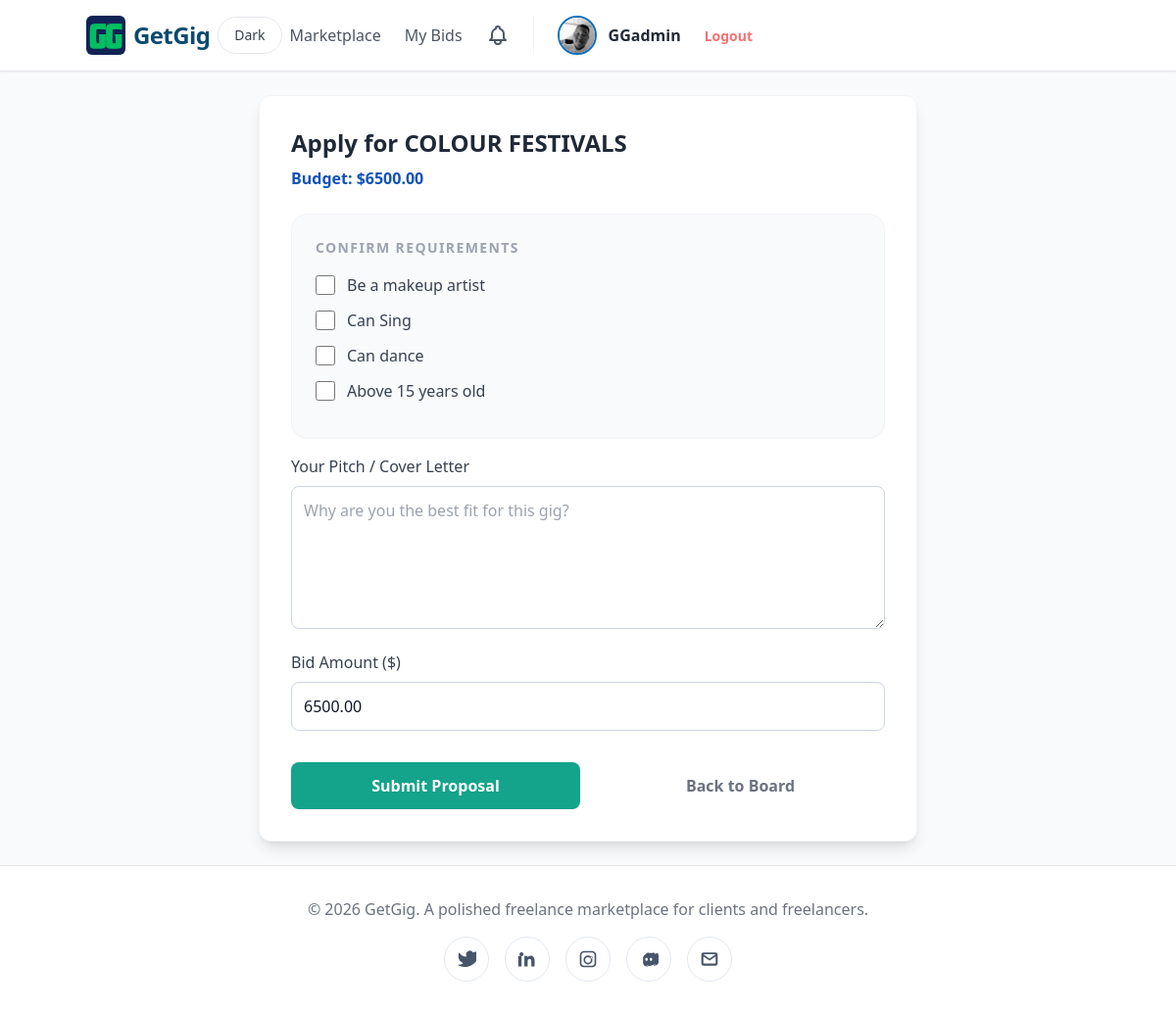
The app's page /projects/apply/14/ (signed in) with its own data.
### users/models.py (models this page shows, shortened)
class CustomUser(AbstractUser):
    USER_TYPE_CHOICES = (
        ('client', 'Client'),
        ('freelancer', 'Freelancer'),
    )
    user_type = models.CharField(max_length=10, choices=USER_TYPE_CHOICES, default='freelancer')
    profile_image = models.ImageField(upload_to='profiles/', default='profiles/default.png')
    bio = models.TextField(blank=True)
    profile_image = models.ImageField(upload_to='profiles/', blank=True, null=True)
    company_name = models.CharField(max_length=100, blank=True)
    skills = models.CharField(max_length=255, blank=True)

### projects/models.py (models this page shows, shortened)
class Project(models.Model):
    client = models.ForeignKey(settings.AUTH_USER_MODEL, on_delete=models.CASCADE, related_name='projects')
    title = models.CharField(max_length=200)
    description = models.TextField()
    budget = models.DecimalField(max_digits=10, decimal_places=2)
    deadline = models.DateField()
    created_at = models.DateTimeField(auto_now_add=True)
    image = models.ImageField(upload_to='project_images/', blank=True, null=True)
    requirements = models.JSONField(default=list, blank=True)
    status = models.CharField(
        max_length=20,
        choices=[('active', 'Active'), ('closed', 'Closed Early'), ('ended', 'Ended')],
        default='active'
    )
    @property
    def is_ended(self):
        if self.status in ['ended', 'closed']:
            return True
        return self.deadline < timezone.localdate()
    @property
    def can_apply(self):
        return not self.is_ended

### projects/views.py (the view)
# urls.py: path('apply/<int:project_id>/', views.apply_to_project, name='apply_to_project'),
@login_required
def apply_to_project(request, project_id):
    project = get_object_or_404(Project, id=project_id)
    if request.user.user_type != 'freelancer':
        return redirect('projects:client_dashboard')
    has_active_application = Application.objects.filter(
        project=project,
        freelancer=request.user
    ).exclude(status='archived').exists()
    if has_active_application:
        messages.info(request, "Already applied to the current active round.")
        return redirect('projects:freelancer_dashboard')
    if not project.can_apply:
        messages.error(request, "This gig is no longer accepting applications.")
        return redirect('projects:freelancer_dashboard')
    if request.method == 'POST':
        form = ApplicationForm(request.POST)
        if form.is_valid():
            application = form.save(commit=False)
            application.project = project
            application.freelancer = request.user
            application.met_requirements = request.POST.getlist('met_requirements')
            application.save()
            Notification.objects.create(
                user=project.client,
                message=f"New application for '{project.title}'."
            )
            messages.success(request, "Application submitted successfully!")
            return redirect('projects:freelancer_dashboard')
    else:
        form = ApplicationForm()
    return render(request, 'freelancers/apply.html', {'form': form, 'project': project})

### projects/forms.py
class ApplicationForm(forms.ModelForm):
    class Meta:
        model = Application
        fields = ['cover_letter', 'bid_amount']

### templates/freelancers/apply.html (shortened to what this page needs)
{% extends 'base.html' %}
{% block content %}
<div class="max-w-2xl mx-auto">
    <div class="bg-white dark:bg-slate-900 p-8 rounded-xl shadow-lg border border-gray-100 dark:border-slate-700">
        <h2 class="text-2xl font-bold text-gray-800 dark:text-slate-100 mb-2">Apply for {{ project.title }}</h2>
        <p class="text-ocean font-semibold mb-6">Budget: ${{ project.budget }}</p>
        <form method="post" class="space-y-4">
            <div class="bg-slate-50 dark:bg-slate-900 p-6 rounded-2xl mb-8 border border-gray-100 dark:border-slate-700">
    <h3 class="text-sm font-black text-gray-400 dark:text-slate-400 uppercase tracking-widest mb-4">Confirm Requirements</h3>
    {% for req in project.requirements %}
    <div class="flex items-center mb-3">
        <input type="checkbox" name="met_requirements" value="{{ req }}" class="w-5 h-5 rounded border-gray-300 text-ocean focus:ring-ocean mr-3">
        <label class="text-gray-700 font-medium">{{ req }}</label>
    </div>
    {% endfor %}
</div>
            <div>
                <label class="block text-gray-700 dark:text-slate-200 font-medium mb-2">Your Pitch / Cover Letter</label>
                <textarea name="cover_letter" rows="5" class="w-full p-3 border rounded-lg focus:ring-2 focus:ring-mint outline-none bg-white dark:bg-slate-800 dark:text-slate-100" placeholder="Why are you the best fit for this gig?"></textarea>
            </div>
            <div>
                <label class="block text-gray-700 dark:text-slate-200 font-medium mb-2">Bid Amount ($)</label>
                <input type="number" name="bid_amount" value="{{ project.budget }}" class="w-full p-3 border rounded-lg focus:ring-2 focus:ring-mint outline-none bg-white dark:bg-slate-800 dark:text-slate-100">
            </div>
            <div class="flex space-x-4 pt-4">
                <button type="submit" class="flex-1 bg-[#14A38B] text-white py-3 rounded-lg font-bold hover:bg-teal-600 transition">
                    Submit Proposal
                </button>
                <a href="{% url 'projects:freelancer_dashboard' %}" class="flex-1 text-center py-3 text-gray-500 dark:text-slate-300 hover:text-gray-800 dark:hover:text-slate-100 font-semibold">
                    Back to Board
                </a>
            </div>
        </form>
    </div>
</div>
{% endblock %}

### templates/base.html (shortened to what this page needs)
{% load static %}
{% load pwa %}
<!DOCTYPE html>
<html lang="en">
<head>
    <script src="https://cdn.tailwindcss.com"></script>
</head>
<body class="bg-slate-50 text-slate-900 min-h-screen flex flex-col transition-colors duration-300 dark:bg-slate-950 dark:text-slate-100">
    <nav class="bg-white border-b border-gray-200 p-4 shadow-sm transition-colors duration-300 dark:bg-slate-900 dark:border-slate-700">
        <div class="container mx-auto flex flex-wrap justify-between items-center gap-4">
            <div class="flex items-center space-x-2">
                <a href="/" class="flex items-center space-x-2">
                <img src="{% static 'images/logo.jpg' %}" alt="GetGig Logo" class="h-10 w-auto rounded-md">
                <span class="text-2xl font-bold text-[#0c4a6e] tracking-tight">GetGig</span>
            </a>
            <button id="theme-toggle" type="button" class="inline-flex items-center rounded-full border border-gray-200 bg-white px-4 py-2 text-sm text-gray-700 hover:bg-gray-100 transition-colors duration-200 dark:border-slate-700 dark:bg-slate-800 dark:text-slate-200 dark:hover:bg-slate-700">
                <span id="theme-toggle-text">Dark</span>
            </button>
            <div class="flex items-center space-x-6 font-medium text-gray-600 dark:text-slate-300">
                {% if user.is_authenticated %}
                    {% if user.user_type == 'freelancer' %}
                        <a href="{% url 'projects:freelancer_dashboard' %}" class="hover:text-mint">Marketplace</a>
                        <a href="{% url 'projects:my_bids' %}" class="hover:text-mint">My Bids</a>
                    {% else %}
                        <a href="{% url 'projects:client_dashboard' %}" class="hover:text-mint">Dashboard</a>
                        <a href="{% url 'projects:create_project' %}" class="hover:text-ocean">Post Gig</a>
                    {% endif %}
                    <a href="{% url 'users:notifications' %}" class="text-gray-600 dark:text-slate-300 hover:text-blue-600 relative">
                    </a>
                    <a href="{% url 'users:edit_profile' %}" class="flex items-center space-x-3 group border-l pl-6 border-gray-100 dark:border-slate-700">
                        {% if user.profile_image %}
                            <img src="{{ user.profile_image.url }}" class="w-10 h-10 rounded-full object-cover border-2 border-[#0C6FBD] group-hover:border-mint transition shadow-sm">
                        {% else %}
                            <div class="w-10 h-10 rounded-full bg-[#0C6FBD] text-white flex items-center justify-center font-bold shadow-sm group-hover:bg-blue-700 transition">
                                {{ user.username|first|upper }}
                            </div>
                        {% endif %}
                        <span class="font-bold text-gray-800 dark:text-slate-100 hidden md:inline">{{ user.username }}</span>
                    </a>
                    <form action="{% url 'logout' %}" method="post" class="inline">
                        <button type="submit" class="text-sm font-bold text-red-400 hover:text-red-600 transition">Logout</button>
                    </form>
                {% else %}
                    <a href="{% url 'login' %}" class="hover:text-ocean">Login</a>
                    <a href="{% url 'users:register' %}" class="bg-[#0F52BA] hover:bg-blue-700 text-white px-6 py-2 rounded-lg transition shadow-md">
                        Join GetGig
                    </a>
                {% endif %}
            </div>
        </div>
    </nav>
    <div class="container mx-auto p-6 flex-grow">
        {% block content %}{% endblock %}
    </div>
    <footer class="bg-white border-t border-gray-200 p-8 text-center text-gray-500 transition-colors duration-300 dark:bg-slate-900 dark:border-slate-700 dark:text-slate-400">
        <div class="max-w-6xl mx-auto space-y-4">
            <p>© 2026 GetGig. A polished freelance marketplace for clients and freelancers.</p>
            <div class="flex flex-wrap justify-center gap-4 text-slate-600 dark:text-slate-400">
                <a href="https://twitter.com/getgighq" class="inline-flex items-center justify-center rounded-full border border-slate-200 p-3 transition hover:border-ocean hover:text-ocean dark:border-slate-700 dark:hover:text-mint" aria-label="Twitter">
                    <svg xmlns="http://www.w3.org/2000/svg" viewBox="0 0 24 24" class="h-5 w-5" fill="currentColor"><path d="M23 3a10.9 10.9 0 01-3.14.86A4.48 4.48 0 0012 8.12v1A10.66 10.66 0 013 4s-4 9 5 13a11.64 11.64 0 01-7 2c13 8 27-4 27-15.5a4.5 4.5 0 00-.08-.83A7.72 7.72 0 0023 3z"/></svg>
                </a>
                <a href="https://www.linkedin.com/company/getgig-connect" class="inline-flex items-center justify-center rounded-full border border-slate-200 p-3 transition hover:border-ocean hover:text-ocean dark:border-slate-700 dark:hover:text-mint" aria-label="LinkedIn">
                    <svg xmlns="http://www.w3.org/2000/svg" viewBox="0 0 24 24" class="h-5 w-5" fill="currentColor"><path d="M4.98 3.5a2.5 2.5 0 11-.02 0zm.02 4.5H1V21h4V8zm7.5 0h-4v13h4v-6.5c0-3.5 4.5-3.8 4.5 0V21h4v-7.5c0-7.25-7.5-7-8.5-3.25V8z"/></svg>
                </a>
                <a href="https://www.instagram.com/getgig.studio" class="inline-flex items-center justify-center rounded-full border border-slate-200 p-3 transition hover:border-ocean hover:text-ocean dark:border-slate-700 dark:hover:text-mint" aria-label="Instagram">
                </a>
                <a href="https://discord.gg/getgig-community" class="inline-flex items-center justify-center rounded-full border border-slate-200 p-3 transition hover:border-ocean hover:text-ocean dark:border-slate-700 dark:hover:text-mint" aria-label="Discord">
                </a>
                <a href="mailto:hello@getgig.com" class="inline-flex items-center justify-center rounded-full border border-slate-200 p-3 transition hover:border-ocean hover:text-ocean dark:border-slate-700 dark:hover:text-mint" aria-label="Email">
                    <svg xmlns="http://www.w3.org/2000/svg" viewBox="0 0 24 24" class="h-5 w-5" fill="currentColor"><path d="M2 6.5A2.5 2.5 0 014.5 4h15A2.5 2.5 0 0122 6.5v11A2.5 2.5 0 0119.5 20h-15A2.5 2.5 0 012 17.5v-11zm2.5-.5L12 11.5 19.5 6H4.5zm0 2.75V17.5h15V8.75l-7.5 5-7.5-5z"/></svg>
                </a>
            </div>
        </div>
    </footer>
</body>
</html>

### templates/base.html (style rules this page uses)
input, select, textarea { transition: background-color 0.2s ease, color 0.2s ease, border-color 0.2s ease; }
input, select, textarea { background-color: #ffffff; color: #0f172a; border-color: #cbd5e1; }

### records on screen
CustomUser: profile_image (picture), username "GGadmin"
Project: title "COLOUR FESTIVALS", budget "6500.00", bid_amount "6500.00"

### other values on screen
{{ req }} "Be a makeup artist" "Can Sing" "Can dance" "Above 15 years old"
